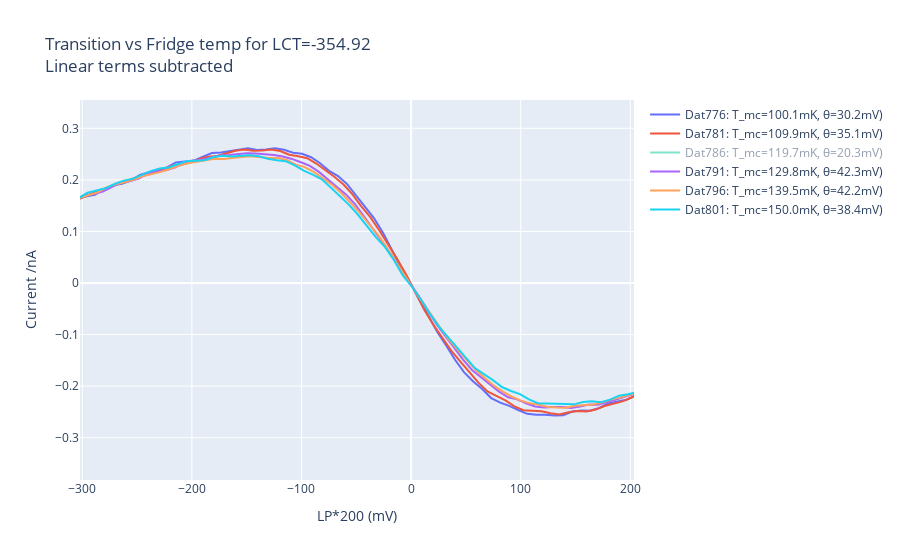

The notebook cell this image was saved under:
### Code cell
xs, datas, ids, titles = list(), list(), list(), list()
fig_all = go.Figure()

ds = dats[start_dat::5]
first_fit = ds[0].Transition.avg_fit
for dat in ds:
    indv_fit = dat.Transition.avg_fit
    x = dat.Transition.x
    data = dat.Transition.avg_data
    data = CU.decimate(data, dat.Logs.Fastdac.measure_freq, numpnts=400)
    x = CU.get_matching_x(x, data)
    idxs = CU.get_data_index(x, [-2000, 2000])
    x, data = x[idxs[0]:idxs[1]], data[idxs[0]:idxs[1]]
#     x, data = CU.sub_poly_from_data(x, data, first_fit)
    
    indv_fit.model = lm.models.Model(T.i_sense_digamma)
    indv_fit.params = T.get_param_estimates(x, data)[0]
    indv_fit.params.add('g', 0, True)
    indv_fit.recalculate_fit(x, data)
    
    x = x-indv_fit.best_values.mid
    data = data-indv_fit.best_values.const
    
    ids.append(dat.datnum)
    titles.append(f"Dat{dat.datnum}: LCT={dat.Logs.fds['LCT']}, T_mc={dat.Logs.temps.mc*1000:.1f}mK, {THETA}={dat.Transition.avg_fit.best_values.theta:.1f}mV")
    xs.append(x)
    datas.append(data)
    
    fig_all.add_trace(go.Scatter(mode='lines', x=x, y=data, name=f"Dat{dat.datnum}: T_mc={dat.Logs.temps.mc*1000:.1f}mK, {THETA}={dat.Transition.avg_fit.best_values.theta:.1f}mV)"))
    
fig_slider = PlU.get_figure(datas, xs, ids=ids, titles=titles, xlabel=dats[start_dat].Logs.x_label, ylabel='Current /nA')

fig_all.update_layout(title=f"Transition vs Fridge temp for LCT={dats[start_dat].Logs.fds['LCT']}<br>Linear terms subtracted",
                     xaxis_title=dats[start_dat].Logs.x_label,
                     yaxis_title='Current /nA')
fig_all.show()
# fig_all.write_html(export_path+f'TransitionVsFridgeTemp_LCT--{dats[0].Logs.fds["LCT"]}.html')

### Figure 1 — Plotly figure (JSON) as saved in the notebook; plotly's stock layout.template omitted (floating-point values rounded to 4 significant figures; data arrays with more than 128 entries replaced by an {"elided": "..."} marker saying what was removed)
{"data": [{"mode": "lines", "name": "Dat776: T_mc=100.1mK, θ=30.2mV)", "type": "scatter", "x": {"elided": "365 float values"}, "y": {"elided": "365 float values"}}, {"mode": "lines", "name": "Dat781: T_mc=109.9mK, θ=35.1mV)", "type": "scatter", "x": {"elided": "365 float values"}, "y": {"elided": "365 float values"}}, {"mode": "lines", "name": "Dat786: T_mc=119.7mK, θ=20.3mV)", "type": "scatter", "visible": "legendonly", "x": {"elided": "365 float values"}, "y": {"elided": "365 float values"}}, {"mode": "lines", "name": "Dat791: T_mc=129.8mK, θ=42.3mV)", "type": "scatter", "x": {"elided": "365 float values"}, "y": {"elided": "365 float values"}}, {"mode": "lines", "name": "Dat796: T_mc=139.5mK, θ=42.2mV)", "type": "scatter", "x": {"elided": "365 float values"}, "y": {"elided": "365 float values"}}, {"mode": "lines", "name": "Dat801: T_mc=150.0mK, θ=38.4mV)", "type": "scatter", "x": {"elided": "365 float values"}, "y": {"elided": "365 float values"}}], "layout": {"autosize": true, "title": {"text": "Transition vs Fridge temp for LCT=-354.92<br>Linear terms subtracted"}, "xaxis": {"autorange": false, "range": [-302.1, 203.4], "title": {"text": "LP*200 (mV)"}, "type": "linear"}, "yaxis": {"autorange": false, "range": [-0.382, 0.3549], "title": {"text": "Current /nA"}, "type": "linear"}}}
